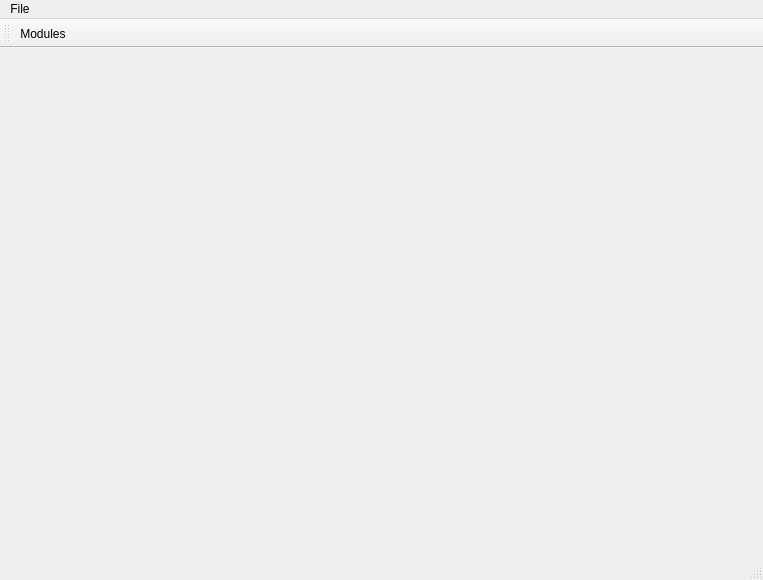
<?xml version="1.0" encoding="UTF-8"?>
<ui version="4.0">
 <class>MainWindow</class>
 <widget class="QMainWindow" name="MainWindow">
  <property name="geometry">
   <rect>
    <x>0</x>
    <y>0</y>
    <width>763</width>
    <height>580</height>
   </rect>
  </property>
  <property name="windowTitle">
   <string>QBoobMsg</string>
  </property>
  <widget class="QWidget" name="centralwidget">
   <layout class="QVBoxLayout" name="verticalLayout"/>
  </widget>
  <widget class="QMenuBar" name="menubar">
   <property name="geometry">
    <rect>
     <x>0</x>
     <y>0</y>
     <width>763</width>
     <height>24</height>
    </rect>
   </property>
   <widget class="QMenu" name="menuFile">
    <property name="title">
     <string>File</string>
    </property>
    <addaction name="actionModules"/>
    <addaction name="separator"/>
    <addaction name="actionQuit"/>
   </widget>
   <addaction name="menuFile"/>
  </widget>
  <widget class="QStatusBar" name="statusbar"/>
  <widget class="QToolBar" name="toolBar">
   <property name="windowTitle">
    <string>toolBar</string>
   </property>
   <attribute name="toolBarArea">
    <enum>TopToolBarArea</enum>
   </attribute>
   <attribute name="toolBarBreak">
    <bool>false</bool>
   </attribute>
   <addaction name="actionModules"/>
  </widget>
  <action name="actionModules">
   <property name="text">
    <string>Modules</string>
   </property>
  </action>
  <action name="actionQuit">
   <property name="text">
    <string>Quit</string>
   </property>
   <property name="toolTip">
    <string>Quit</string>
   </property>
  </action>
 </widget>
 <resources/>
 <connections>
  <connection>
   <sender>actionQuit</sender>
   <signal>triggered()</signal>
   <receiver>MainWindow</receiver>
   <slot>close()</slot>
   <hints>
    <hint type="sourcelabel">
     <x>-1</x>
     <y>-1</y>
    </hint>
    <hint type="destinationlabel">
     <x>381</x>
     <y>289</y>
    </hint>
   </hints>
  </connection>
 </connections>
</ui>
